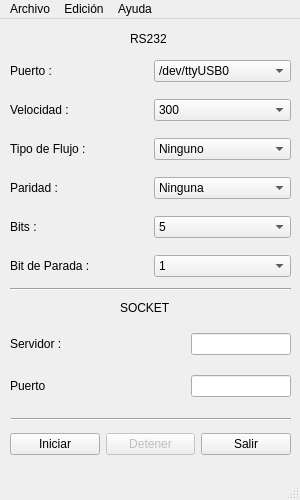
<?xml version="1.0" encoding="UTF-8"?>
<ui version="4.0">
 <class>GUIAdaptador</class>
 <widget class="QMainWindow" name="GUIAdaptador">
  <property name="windowModality">
   <enum>Qt::ApplicationModal</enum>
  </property>
  <property name="geometry">
   <rect>
    <x>0</x>
    <y>0</y>
    <width>300</width>
    <height>500</height>
   </rect>
  </property>
  <property name="minimumSize">
   <size>
    <width>300</width>
    <height>500</height>
   </size>
  </property>
  <property name="maximumSize">
   <size>
    <width>300</width>
    <height>500</height>
   </size>
  </property>
  <property name="focusPolicy">
   <enum>Qt::TabFocus</enum>
  </property>
  <property name="windowTitle">
   <string>Adaptador R232 - Socket</string>
  </property>
  <property name="locale">
   <locale language="Spanish" country="Colombia"/>
  </property>
  <widget class="QWidget" name="centralwidget">
   <widget class="QWidget" name="gridLayoutWidget">
    <property name="geometry">
     <rect>
      <x>10</x>
      <y>30</y>
      <width>281</width>
      <height>241</height>
     </rect>
    </property>
    <layout class="QGridLayout" name="gridLayout">
     <item row="2" column="0">
      <widget class="QLabel" name="label_3">
       <property name="text">
        <string>Velocidad : </string>
       </property>
      </widget>
     </item>
     <item row="3" column="0">
      <widget class="QLabel" name="label_4">
       <property name="text">
        <string>Tipo de Flujo : </string>
       </property>
      </widget>
     </item>
     <item row="4" column="0">
      <widget class="QLabel" name="label_5">
       <property name="text">
        <string>Paridad : </string>
       </property>
      </widget>
     </item>
     <item row="5" column="0">
      <widget class="QLabel" name="label_6">
       <property name="text">
        <string>Bits : </string>
       </property>
      </widget>
     </item>
     <item row="2" column="1">
      <widget class="QComboBox" name="comboVelocidad">
       <item>
        <property name="text">
         <string notr="true">300</string>
        </property>
       </item>
       <item>
        <property name="text">
         <string notr="true">600</string>
        </property>
       </item>
       <item>
        <property name="text">
         <string notr="true">1200</string>
        </property>
       </item>
       <item>
        <property name="text">
         <string notr="true">2400</string>
        </property>
       </item>
       <item>
        <property name="text">
         <string notr="true">4800</string>
        </property>
       </item>
       <item>
        <property name="text">
         <string notr="true">9600</string>
        </property>
       </item>
       <item>
        <property name="text">
         <string notr="true">19200</string>
        </property>
       </item>
       <item>
        <property name="text">
         <string notr="true">38400</string>
        </property>
       </item>
       <item>
        <property name="text">
         <string notr="true">57600</string>
        </property>
       </item>
       <item>
        <property name="text">
         <string notr="true">115200</string>
        </property>
       </item>
      </widget>
     </item>
     <item row="3" column="1">
      <widget class="QComboBox" name="comboTipo">
       <item>
        <property name="text">
         <string>Ninguno</string>
        </property>
       </item>
       <item>
        <property name="text">
         <string notr="true">RTS/CTS</string>
        </property>
       </item>
       <item>
        <property name="text">
         <string notr="true">Xon/Xoff</string>
        </property>
       </item>
      </widget>
     </item>
     <item row="4" column="1">
      <widget class="QComboBox" name="comboParidad">
       <item>
        <property name="text">
         <string>Ninguna</string>
        </property>
       </item>
       <item>
        <property name="text">
         <string>Par</string>
        </property>
       </item>
       <item>
        <property name="text">
         <string>Impar</string>
        </property>
       </item>
      </widget>
     </item>
     <item row="5" column="1">
      <widget class="QComboBox" name="comboData">
       <item>
        <property name="text">
         <string notr="true">5</string>
        </property>
       </item>
       <item>
        <property name="text">
         <string notr="true">6</string>
        </property>
       </item>
       <item>
        <property name="text">
         <string notr="true">7</string>
        </property>
       </item>
       <item>
        <property name="text">
         <string notr="true">8</string>
        </property>
       </item>
      </widget>
     </item>
     <item row="6" column="1">
      <widget class="QComboBox" name="comboStop">
       <item>
        <property name="text">
         <string notr="true">1</string>
        </property>
       </item>
       <item>
        <property name="text">
         <string notr="true">2</string>
        </property>
       </item>
      </widget>
     </item>
     <item row="1" column="0">
      <widget class="QLabel" name="label_2">
       <property name="text">
        <string>Puerto : </string>
       </property>
      </widget>
     </item>
     <item row="1" column="1">
      <widget class="QComboBox" name="comboPuerto">
       <item>
        <property name="text">
         <string notr="true">/dev/ttyUSB0</string>
        </property>
       </item>
       <item>
        <property name="text">
         <string notr="true">/dev/ttyS0</string>
        </property>
       </item>
       <item>
        <property name="text">
         <string notr="true">/dev/ttyS1</string>
        </property>
       </item>
       <item>
        <property name="text">
         <string notr="true">/dev/ttyS2</string>
        </property>
       </item>
       <item>
        <property name="text">
         <string notr="true">/dev/ttyS3</string>
        </property>
       </item>
      </widget>
     </item>
     <item row="6" column="0">
      <widget class="QLabel" name="label_7">
       <property name="text">
        <string>Bit de Parada : </string>
       </property>
      </widget>
     </item>
    </layout>
   </widget>
   <widget class="QLabel" name="label_8">
    <property name="geometry">
     <rect>
      <x>120</x>
      <y>280</y>
      <width>62</width>
      <height>17</height>
     </rect>
    </property>
    <property name="text">
     <string>SOCKET</string>
    </property>
   </widget>
   <widget class="QWidget" name="gridLayoutWidget_2">
    <property name="geometry">
     <rect>
      <x>10</x>
      <y>300</y>
      <width>281</width>
      <height>93</height>
     </rect>
    </property>
    <layout class="QGridLayout" name="gridLayout_2">
     <property name="sizeConstraint">
      <enum>QLayout::SetDefaultConstraint</enum>
     </property>
     <property name="rightMargin">
      <number>0</number>
     </property>
     <property name="spacing">
      <number>6</number>
     </property>
     <item row="2" column="0">
      <widget class="QLabel" name="label_10">
       <property name="text">
        <string>Puerto</string>
       </property>
      </widget>
     </item>
     <item row="2" column="1">
      <widget class="QLineEdit" name="lineEditPuerto">
       <property name="minimumSize">
        <size>
         <width>100</width>
         <height>0</height>
        </size>
       </property>
       <property name="maximumSize">
        <size>
         <width>100</width>
         <height>16777215</height>
        </size>
       </property>
      </widget>
     </item>
     <item row="1" column="1">
      <widget class="QLineEdit" name="lineEditServidor">
       <property name="minimumSize">
        <size>
         <width>100</width>
         <height>0</height>
        </size>
       </property>
       <property name="maximumSize">
        <size>
         <width>100</width>
         <height>16777215</height>
        </size>
       </property>
      </widget>
     </item>
     <item row="1" column="0">
      <widget class="QLabel" name="label_9">
       <property name="text">
        <string>Servidor : </string>
       </property>
      </widget>
     </item>
    </layout>
   </widget>
   <widget class="QWidget" name="gridLayoutWidget_3">
    <property name="geometry">
     <rect>
      <x>10</x>
      <y>400</y>
      <width>281</width>
      <height>51</height>
     </rect>
    </property>
    <layout class="QGridLayout" name="gridLayout_3">
     <item row="0" column="0">
      <widget class="QPushButton" name="pushButtonIniciar">
       <property name="text">
        <string>Iniciar</string>
       </property>
      </widget>
     </item>
     <item row="0" column="1">
      <widget class="QPushButton" name="pushButtonDetener">
       <property name="enabled">
        <bool>false</bool>
       </property>
       <property name="text">
        <string>Detener</string>
       </property>
      </widget>
     </item>
     <item row="0" column="2">
      <widget class="QPushButton" name="pushButtonSalir">
       <property name="text">
        <string>Salir</string>
       </property>
      </widget>
     </item>
    </layout>
   </widget>
   <widget class="QLabel" name="label">
    <property name="geometry">
     <rect>
      <x>130</x>
      <y>10</y>
      <width>41</width>
      <height>20</height>
     </rect>
    </property>
    <property name="text">
     <string>RS232</string>
    </property>
   </widget>
   <widget class="Line" name="line">
    <property name="geometry">
     <rect>
      <x>10</x>
      <y>260</y>
      <width>281</width>
      <height>20</height>
     </rect>
    </property>
    <property name="orientation">
     <enum>Qt::Horizontal</enum>
    </property>
   </widget>
   <widget class="Line" name="line_2">
    <property name="geometry">
     <rect>
      <x>11</x>
      <y>390</y>
      <width>280</width>
      <height>20</height>
     </rect>
    </property>
    <property name="orientation">
     <enum>Qt::Horizontal</enum>
    </property>
   </widget>
  </widget>
  <widget class="QMenuBar" name="menubar">
   <property name="geometry">
    <rect>
     <x>0</x>
     <y>0</y>
     <width>300</width>
     <height>21</height>
    </rect>
   </property>
   <widget class="QMenu" name="menuArchivo">
    <property name="title">
     <string>Archivo</string>
    </property>
    <addaction name="separator"/>
    <addaction name="actionIniciar"/>
    <addaction name="actionDetener"/>
    <addaction name="separator"/>
    <addaction name="actionCerrar"/>
   </widget>
   <widget class="QMenu" name="menuEdici_n">
    <property name="title">
     <string>Edición</string>
    </property>
    <widget class="QMenu" name="menuIdioma">
     <property name="title">
      <string>Idioma</string>
     </property>
     <addaction name="actionEspanol"/>
     <addaction name="actionIngles"/>
     <addaction name="actionPortugues"/>
    </widget>
    <addaction name="separator"/>
    <addaction name="menuIdioma"/>
   </widget>
   <widget class="QMenu" name="menuAyuda">
    <property name="title">
     <string>Ayuda</string>
    </property>
    <addaction name="actionAyuda"/>
    <addaction name="separator"/>
    <addaction name="actionAcerca_de"/>
    <addaction name="actionAcerca_de_Qt"/>
   </widget>
   <addaction name="menuArchivo"/>
   <addaction name="menuEdici_n"/>
   <addaction name="menuAyuda"/>
  </widget>
  <widget class="QStatusBar" name="statusbar"/>
  <action name="actionAbrir">
   <property name="checkable">
    <bool>true</bool>
   </property>
   <property name="text">
    <string>Abrir</string>
   </property>
  </action>
  <action name="actionGuardar">
   <property name="text">
    <string>Guardar</string>
   </property>
  </action>
  <action name="actionCerrar">
   <property name="text">
    <string>Salir</string>
   </property>
  </action>
  <action name="actionAyuda">
   <property name="text">
    <string>Ayuda</string>
   </property>
  </action>
  <action name="actionAcerca_de">
   <property name="text">
    <string>Acerca de</string>
   </property>
  </action>
  <action name="actionEspanol">
   <property name="checkable">
    <bool>true</bool>
   </property>
   <property name="checked">
    <bool>true</bool>
   </property>
   <property name="text">
    <string>Español</string>
   </property>
  </action>
  <action name="actionIngles">
   <property name="checkable">
    <bool>true</bool>
   </property>
   <property name="text">
    <string>Ingles</string>
   </property>
  </action>
  <action name="actionPortugues">
   <property name="checkable">
    <bool>true</bool>
   </property>
   <property name="text">
    <string>Portugues</string>
   </property>
  </action>
  <action name="actionAcerca_de_Qt">
   <property name="text">
    <string>Acerca de Qt</string>
   </property>
  </action>
  <action name="actionIniciar">
   <property name="text">
    <string>Iniciar</string>
   </property>
  </action>
  <action name="actionDetener">
   <property name="enabled">
    <bool>false</bool>
   </property>
   <property name="text">
    <string>Detener</string>
   </property>
  </action>
 </widget>
 <resources/>
 <connections/>
</ui>
